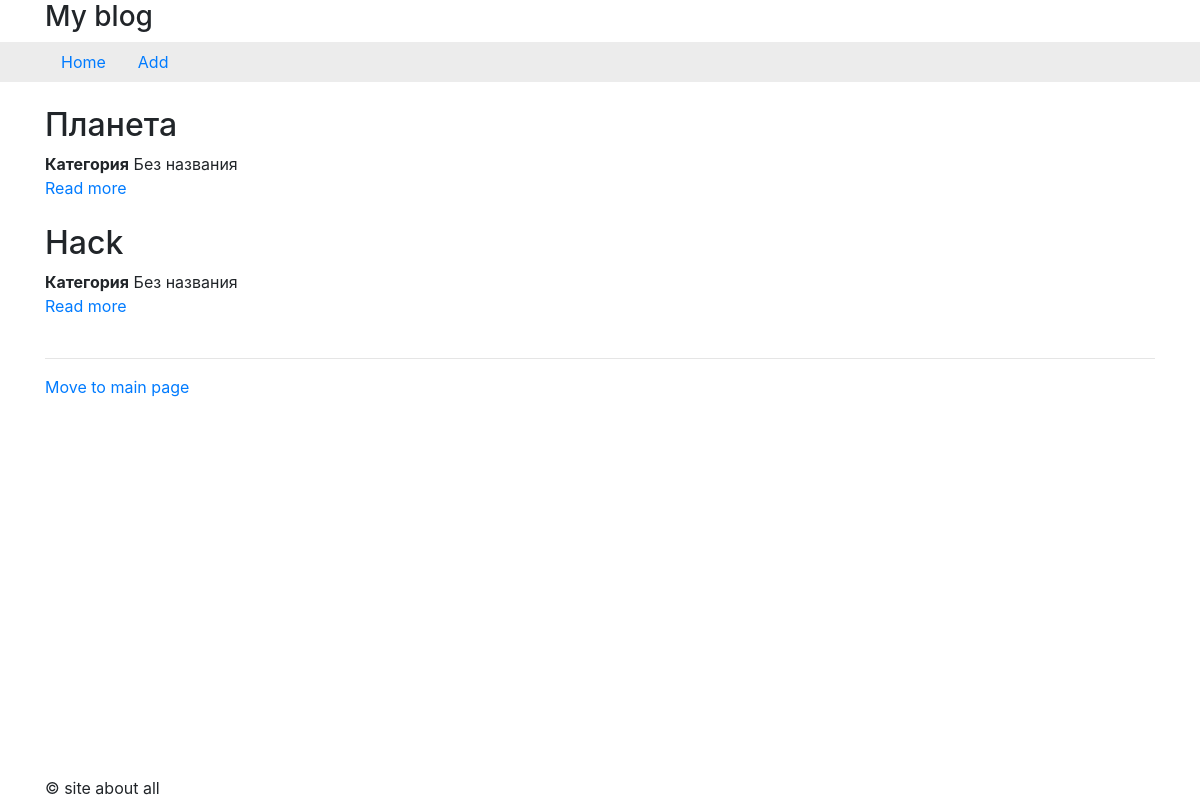
Page /category/1 on the committed database.
### tables this page shows
CREATE TABLE `articles` (
  `id_article` int(10) UNSIGNED NOT NULL,
  `id_category` int(10) UNSIGNED NOT NULL,
  `title` varchar(32) NOT NULL,
  `text` varchar(512) NOT NULL,
  `date` timestamp NOT NULL DEFAULT current_timestamp()
);

CREATE TABLE `categories` (
  `id_category` int(10) UNSIGNED NOT NULL,
  `title` varchar(32) NOT NULL,
  `url` varchar(32) NOT NULL
);

### core/utils.php (called while the page is built, shortened)
<?php
function template(string $name, array $params = []): string
{
	$str = "tpl/$name.php";
	extract($params);
	include($str);
	$res = ob_get_clean();
	return $res;
}

### controllers/categoryController.php (called while the page is built, shortened)
<?php
$strId = URL_PARAMS['id'] ?? '';
$id = (int)$strId;
$category = getCategory($id);
if (is_array($category)) {
	$articles = getCategoryArticles($category['id_category']);
	$pageContent = template('tpl_category', [
		'articles' => $articles
	]);
} else {
	$pageTitle = 'Страница не найдена';
	$pageContent = template('tpl_404');
}

### model/categories.php (called while the page is built, shortened)
<?php
include_once("core/db.php");
function getCategory(string $id)
{
	$sql = "SELECT * FROM categories WHERE id_category = $id";
	$query = dbQuery($sql);
	$result = $query->fetch(PDO::FETCH_ASSOC);
	return $result;
}

### core/db.php (called while the page is built, shortened)
<?php
function dbInstance()
{
	static $db;
	if ($db === null) {
		$db = new PDO('mysql:host=localhost;dbname=lesson4_dz;charset=UTF8', 'root', 'root');
	}
	return $db;
}
function dbQuery(string $sql, array $params = [])
{
	$query = dbInstance()->prepare($sql);
	$query->execute($params);
	return $query;
}

### model/articles.php (called while the page is built, shortened)
<?php
include_once("core/db.php");
function getCategoryArticles($id)
{
	$sql = "SELECT * FROM articles WHERE id_category = $id";
	$query = dbQuery($sql);
	$result = $query->fetchAll(PDO::FETCH_ASSOC);
	return $result;
}

### tpl/tpl_category.php (the view)
<div class="articles">
	<? foreach($articles as $article):
		$category = getCategory($article['id_category']);
		?>
	<div class="article">
		<h2><?= $article['title'] ?></h2>
		<span><strong>Категория</strong> <?= $category['title'] ?></span> <br>
		<a href="<?= BASE_URL ?>article/<?= $article['id_article'] ?>">Read more</a>
		<br>
		<br>
	</div>
	<? endforeach; ?>
	<hr>
	<a href="<?= BASE_URL ?>">Move to main page</a>
</div>

### rows in the picture
articles: title "Планета", id_category.title "Без названия"
articles: title "Hack", id_category.title "Без названия"
